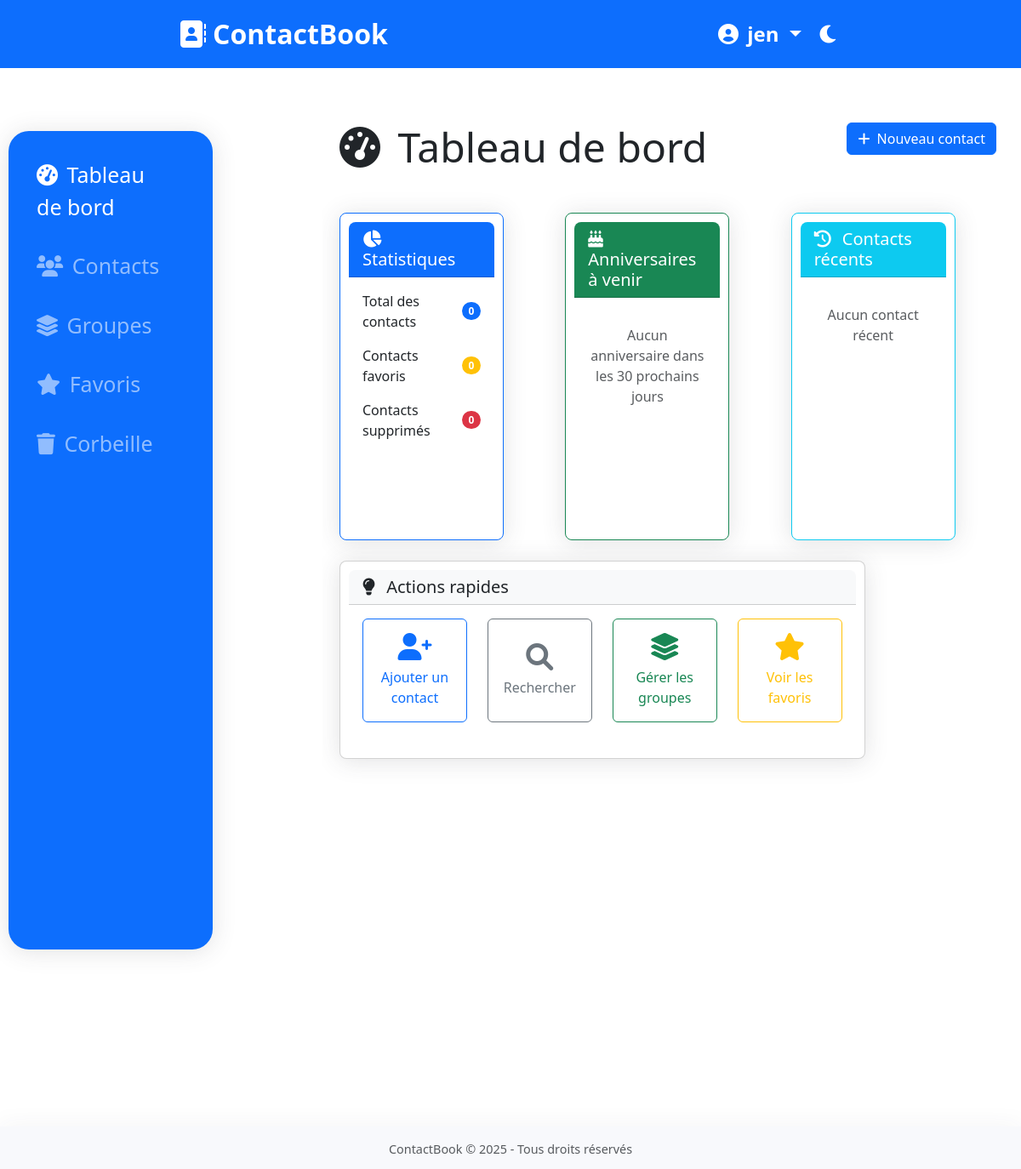
Before: /contacts (signed in) with the older database file.
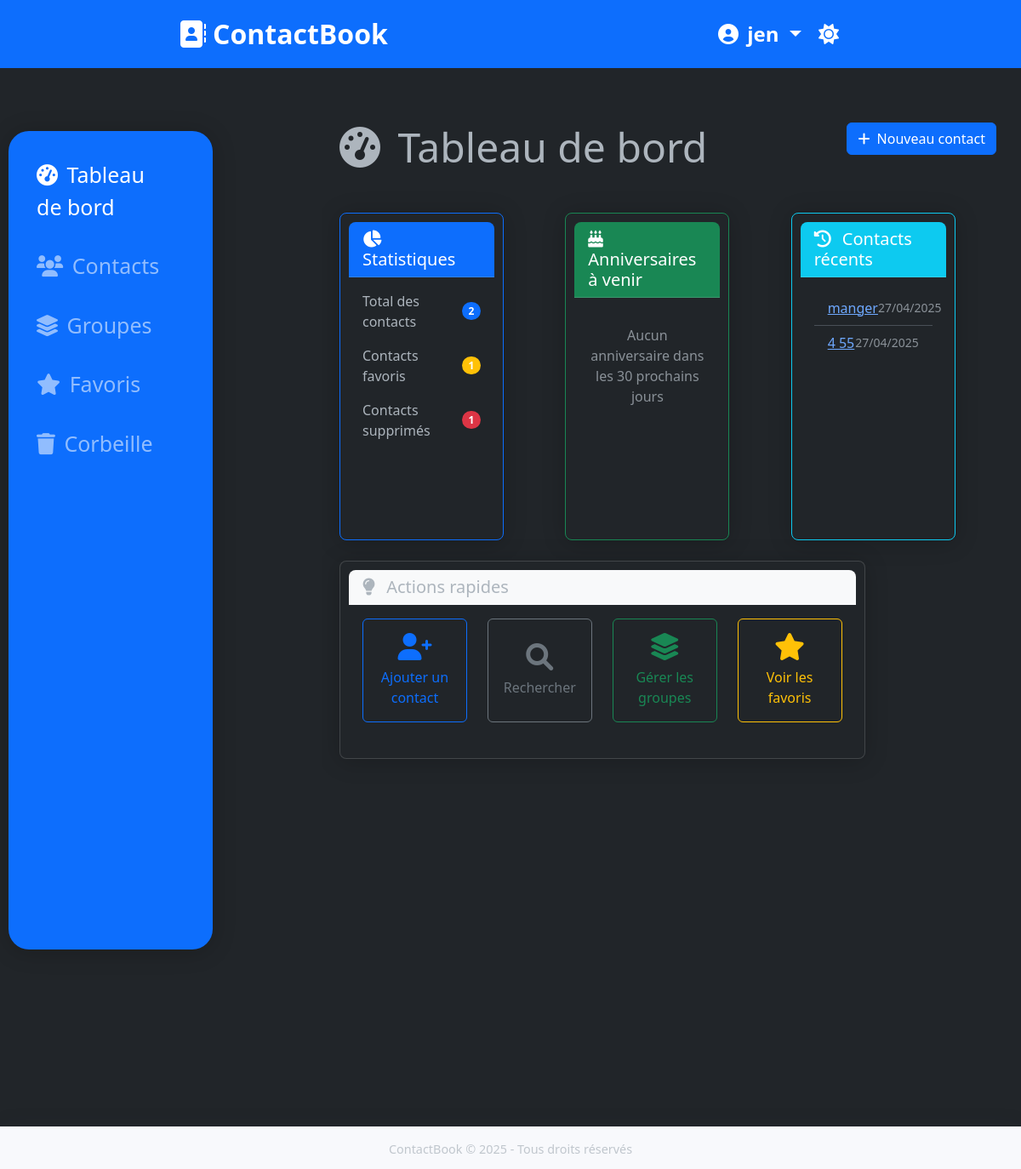
After: the same page with the newer database file.
### users/models.py (models this page shows, shortened)
class CustomUser(AbstractUser):
    theme_preference = models.CharField(
        max_length=10,
        choices=[('light', 'Clair'), ('dark', 'Sombre')],
        default='light'
    )

### contacts/models.py (models this page shows, shortened)
class Contact(models.Model):
    user = models.ForeignKey(settings.AUTH_USER_MODEL, on_delete=models.CASCADE, related_name="contacts")
    first_name = models.CharField(max_length=50, blank=True, verbose_name="Prénom")
    last_name = models.CharField(max_length=50, blank=True, verbose_name="Nom")
    phone_number = models.CharField(max_length=20, validators=[validate_phone_number], verbose_name="Téléphone")
    email = models.EmailField(blank=True, verbose_name="Email")
    address = models.TextField(blank=True, verbose_name="Adresse")
    avatar = models.ImageField(upload_to='avatars/', blank=True, null=True, verbose_name="Avatar")
    birth_date = models.DateField(blank=True, null=True, verbose_name="Date de naissance")
    notes = models.TextField(blank=True, verbose_name="Notes")
    is_favorite = models.BooleanField(default=False, verbose_name="Favori")
    groups = models.ManyToManyField(Group, blank=True, related_name="contacts", verbose_name="Groupes")
    is_deleted = models.BooleanField(default=False, verbose_name="Supprimé")
    created_at = models.DateTimeField(auto_now_add=True, verbose_name="Créé le")
    updated_at = models.DateTimeField(auto_now=True, verbose_name="Modifié le")
    def __str__(self):
        if self.first_name and self.last_name:
            return f"{self.first_name} {self.last_name}"
        elif self.first_name:
            return self.first_name
        elif self.last_name:
            return self.last_name
        else:
            return self.phone_number
    class Meta:
        verbose_name = "Contact"
        verbose_name_plural = "Contacts"
        ordering = ['last_name', 'first_name']

### contacts/views.py (the view, shortened to what this page needs)
# urls.py: path('', views.dashboard, name='dashboard'),
@login_required
def dashboard(request):
    total_contacts = Contact.objects.filter(user=request.user, is_deleted=False).count()
    favorite_contacts = Contact.objects.filter(user=request.user, is_favorite=True, is_deleted=False).count()
    deleted_contacts = Contact.objects.filter(user=request.user, is_deleted=True).count()
    today = date.today()
    thirty_days_later = today + timedelta(days=30)
    upcoming_birthdays = []
    contacts_with_birthdays = Contact.objects.filter(
        user=request.user,
        is_deleted=False,
        birth_date__isnull=False
    )
    upcoming_birthdays.sort(key=lambda x: x['days'])
    recent_contacts = Contact.objects.filter(
        user=request.user,
        is_deleted=False
    ).order_by('-updated_at')[:5]
    context = {
        'total_contacts': total_contacts,
        'favorite_contacts': favorite_contacts,
        'deleted_contacts': deleted_contacts,
        'upcoming_birthdays': upcoming_birthdays,
        'recent_contacts': recent_contacts,
    }
    return render(request, 'contacts/dashboard.html', context)

### contacts/templates/contacts/dashboard.html (shortened to what this page needs)
{% extends 'base.html' %}
{% block content %}
<div class="row mb-4">
    <div class="col-md-8">
        <h1 class="display-5 mb-4">
            <i class="fas fa-tachometer-alt me-2"></i> Tableau de bord
        </h1>
    </div>
    <div class="col-md-4 text-end">
        <a href="{% url 'contact_create' %}" class="btn btn-primary">
            <i class="fas fa-plus me-1"></i> Nouveau contact
        </a>
    </div>
</div>
<div class="row">
    <div class="col-md-4 mb-4">
        <div class="card h-100 border-primary">
            <div class="card-header bg-primary text-white">
                <h5 class="card-title mb-0">
                    <i class="fas fa-chart-pie me-2"></i> Statistiques
                </h5>
            </div>
            <div class="card-body">
                <div class="d-flex justify-content-between align-items-center mb-3">
                    <div>Total des contacts</div>
                    <span class="badge bg-primary rounded-pill">{{ total_contacts }}</span>
                </div>
                <div class="d-flex justify-content-between align-items-center mb-3">
                    <div>Contacts favoris</div>
                    <span class="badge bg-warning rounded-pill">{{ favorite_contacts }}</span>
                </div>
                <div class="d-flex justify-content-between align-items-center">
                    <div>Contacts supprimés</div>
                    <span class="badge bg-danger rounded-pill">{{ deleted_contacts }}</span>
                </div>
            </div>
        </div>
    </div>
    <div class="col-md-4 mb-4">
        <div class="card h-100 border-success">
            <div class="card-header bg-success text-white">
                <h5 class="card-title mb-0">
                    <i class="fas fa-birthday-cake me-2"></i> Anniversaires à venir
                </h5>
            </div>
            <div class="card-body">
                {% if upcoming_birthdays %}
                    <ul class="list-group list-group-flush">
                        {% for item in upcoming_birthdays %}
                            <li class="list-group-item d-flex justify-content-between align-items-center">
                                <div>
                                    <a href="{% url 'contact_detail' item.contact.id %}">{{ item.contact }}</a>
                                </div>
                                <span class="badge {% if item.days == 0 %}bg-danger{% elif item.days <= 7 %}bg-warning{% else %}bg-info{% endif %} rounded-pill">
                                    {% if item.days == 0 %}
                                        Aujourd'hui !
                                    {% elif item.days == 1 %}
                                        Demain
                                    {% else %}
                                        Dans {{ item.days }} jours
                                    {% endif %}
                                </span>
                            </li>
                        {% endfor %}
                    </ul>
                {% else %}
                    <p class="text-muted text-center mt-3">Aucun anniversaire dans les 30 prochains jours</p>
                {% endif %}
            </div>
        </div>
    </div>
    <div class="col-md-4 mb-4">
        <div class="card h-100 border-info">
            <div class="card-header bg-info text-white">
                <h5 class="card-title mb-0">
                    <i class="fas fa-history me-2"></i> Contacts récents
                </h5>
            </div>
            <div class="card-body">
                {% if recent_contacts %}
                    <ul class="list-group list-group-flush">
                        {% for contact in recent_contacts %}
                            <li class="list-group-item d-flex justify-content-between align-items-center">
                                <div>
                                    <a href="{% url 'contact_detail' contact.id %}">{{ contact }}</a>
                                </div>
                                <small class="text-muted">{{ contact.updated_at|date:"d/m/Y" }}</small>
                            </li>
                        {% endfor %}
                    </ul>
                {% else %}
                    <p class="text-muted text-center mt-3">Aucun contact récent</p>
                {% endif %}
            </div>
        </div>
    </div>
</div>
<div class="row">
    <div class="col-12">
        <div class="card">
            <div class="card-header bg-light">
                <h5 class="card-title mb-0">
                    <i class="fas fa-lightbulb me-2"></i> Actions rapides
                </h5>
            </div>
            <div class="card-body">
                <div class="row">
                    <div class="col-md-3 mb-3">
                        <a href="{% url 'contact_create' %}" class="btn btn-outline-primary w-100 h-100 d-flex flex-column align-items-center justify-content-center p-3">
                            <i class="fas fa-user-plus fa-2x mb-2"></i>
                            <span>Ajouter un contact</span>
                        </a>
                    </div>
                    <div class="col-md-3 mb-3">
                        <a href="{% url 'contact_list' %}" class="btn btn-outline-secondary w-100 h-100 d-flex flex-column align-items-center justify-content-center p-3">
                            <i class="fas fa-search fa-2x mb-2"></i>
                            <span>Rechercher</span>
                        </a>
                    </div>
                    <div class="col-md-3 mb-3">
                        <a href="{% url 'group_list' %}" class="btn btn-outline-success w-100 h-100 d-flex flex-column align-items-center justify-content-center p-3">
                            <i class="fas fa-layer-group fa-2x mb-2"></i>
                            <span>Gérer les groupes</span>
                        </a>
                    </div>
                    <div class="col-md-3 mb-3">
                        <a href="{% url 'favorites' %}" class="btn btn-outline-warning w-100 h-100 d-flex flex-column align-items-center justify-content-center p-3">
                            <i class="fas fa-star fa-2x mb-2"></i>
                            <span>Voir les favoris</span>
                        </a>
                    </div>
                </div>
            </div>
        </div>
    </div>
</div>
{% endblock %}

### templates/base.html (shortened to what this page needs)
{% load static %}
<!DOCTYPE html>
<html lang="fr" data-bs-theme="{{ request.user.theme_preference }}">
<head>
    <link href="https://cdn.jsdelivr.net/npm/bootstrap@5.3.0-alpha1/dist/css/bootstrap.min.css" rel="stylesheet">
    <link rel="stylesheet" href="https://cdnjs.cloudflare.com/ajax/libs/font-awesome/6.0.0/css/all.min.css">
    <link rel="stylesheet" href="{% static 'contacts/css/style.css' %}?v=1>">
</head>
<body>
    <div class="header bg-primary ">
        <div class="section1 ">
            <a class="navbar-brand" href="{% url 'home' %}">
                <i class="fas fa-address-book me-2"></i>ContactBook
            </a>
        </div>
        <div>
            <div class="section2 ">
                <div>
                    <li class="nav-item dropdown">
                        <a class="nav-link dropdown-toggle" href="#" id="navbarDropdown" role="button"
                            data-bs-toggle="dropdown" aria-expanded="false">
                            <i class="fas fa-user-circle me-1"></i> {{ user.username }}
                        </a>
                    </li>
                </div>
                <div>
                    <button id="theme-toggle" class="btn btn-link nav-link">
                        <i
                            class="fas {% if request.user.theme_preference == 'dark' %}fa-sun{% else %}fa-moon{% endif %} me-1"></i>
                    </button>
                </div>
            </div>
        </div>
    </div>
    <div class="main mt-4 mb-5">
        <div class="aside">
            {% if user.is_authenticated %}
            <aside class="navbar navbar-expand-lg navbar-dark bg-primary">
                <div class="collapse  navbar-collapse" id="navbarNav">
                    <ul class="navbar-nav row me-auto gap-3">
                        <li class="nav-item">
                            <a class="nav-link {% if request.resolver_match.url_name == 'dashboard' %}active{% endif %}"
                                href="{% url 'dashboard' %}">
                                <i class="fas fa-tachometer-alt me-1"></i> Tableau de bord
                            </a>
                        </li>
                        <li class="nav-item">
                            <a class="nav-link {% if request.resolver_match.url_name == 'contact_list' %}active{% endif %}"
                                href="{% url 'contact_list' %}">
                                <i class="fas fa-users me-1"></i> Contacts
                            </a>
                        </li>
                        <li class="nav-item">
                            <a class="nav-link {% if request.resolver_match.url_name == 'group_list' %}active{% endif %}"
                                href="{% url 'group_list' %}">
                                <i class="fas fa-layer-group me-1"></i> Groupes
                            </a>
                        </li>
                        <li class="nav-item">
                            <a class="nav-link {% if request.resolver_match.url_name == 'favorites' %}active{% endif %}"
                                href="{% url 'favorites' %}">
                                <i class="fas fa-star me-1"></i> Favoris
                            </a>
                        </li>
                        <li class="nav-item">
                            <a class="nav-link {% if request.resolver_match.url_name == 'trash' %}active{% endif %}"
                                href="{% url 'trash' %}">
                                <i class="fas fa-trash me-1"></i> Corbeille
                            </a>
                        </li>
                    </ul>
                </div>
            </aside>
            {% endif %}
        </div>
        <div class="container">
            {% block content %}{% endblock %}
        </div>
    </div>
    <footer class="footer mt-auto py-3 ">
        <div class=" text-center">
            <span class="text-muted">ContactBook &copy; {% now "Y" %} - Tous droits réservés</span>
        </div>
    </footer>
</body>
</html>

### static/contacts/css/style.css (style rules this page uses)
:root { --primary-color: #4e73df; --secondary-color: #858796; --success-color: #1cc88a; --info-color: #36b9cc; --warning-color: #f6c23e; --danger-color: #e74a3b; --light-color: #f8f9fc; --dark-color: #5a5c69; }
body { min-height: 100vh; display: flex; flex-direction: column; overflow: hidden; }
.header { background-color: var(--primary-color); color: white; padding: 1rem; text-align: center; font-size: 1.5rem; font-weight: bold; display: flex; justify-content: center; align-items: center; justify-content: space-around; flex-direction: row; list-style: none; }
.section1 a { font-size: 2rem; }
.section2 { display: flex; flex-direction: row; gap: 20px; }
.main { display: flex; flex-direction: row; justify-content: space-between; width: 100%; height: 100vh; padding: 20px; margin: 20px; }
.aside { width: max-content; padding: 30px; margin-right: 270px; }
.container { animation: fadeIn 0.5s ease-in-out; display: flex; flex-direction: column; width: 70%; height: 80%; overflow-y: scroll; padding: 20px; scrollbar-width: thin; scrollbar-color: rgb(178, 178, 178) transparent; }
.card { width: 80%; align-self: center; border-radius: 0.5rem; box-shadow: 0 0.15rem 1.75rem 0 rgba(58, 59, 69, 0.15); margin-bottom: 1.5rem; animation: slideInUp 0.3s ease-in-out; height: max-content; padding: 10px; margin-bottom: 90px; }
.card-header { border-top-left-radius: 0.5rem !important; border-top-right-radius: 0.5rem !important; }
.card-body { height: max-content; }
.navbar { box-shadow: 0 0.15rem 1.75rem 0 rgba(58, 59, 69, 0.15); position: absolute; left: 10px; display: flex; flex-direction: row; justify-content: center; align-items: center; width: 20%; height: 70%; padding: 10px; font-size: 25px; border-radius: 1.5rem; }
.navbar-brand { font-weight: 700; font-size: 1.2rem; }
#navbarNav { position: absolute; top: 0; left: 0; right: 0; padding: 25px; }
.footer { background-color: var(--light-color); color: var(--dark-color); padding: 1rem; text-align: center; font-size: 0.9rem; position: absolute; bottom: 0; left: 0; right: 0; width: 100%; height: 50px; margin-top: auto; box-shadow: 0 -0.15rem 1.75rem 0 rgba(58, 59, 69, 0.05); }
.card .card-header { font-weight: 700; }
.btn { transition: all 0.2s ease-in-out; }
[data-bs-theme="dark"] .card { box-shadow: 0 0.15rem 1.75rem 0 rgba(0, 0, 0, 0.2); }
[data-bs-theme="dark"] .navbar { box-shadow: 0 0.15rem 1.75rem 0 rgba(0, 0, 0, 0.2); }

Changed rows visible on the page:
changed CustomUser "jen": theme_preference "light" → "dark" (drawn)
added Contact: first_name+last_name "manger", updated_at "27/04/2025"
added Contact: first_name+last_name "4 55", updated_at "27/04/2025"
Other visible differences:
{{ total_contacts }}: "0" → "2"
{{ favorite_contacts }}: "0" → "1"
{{ deleted_contacts }}: "0" → "1"
text no longer shown: "Aucun contact récent"
